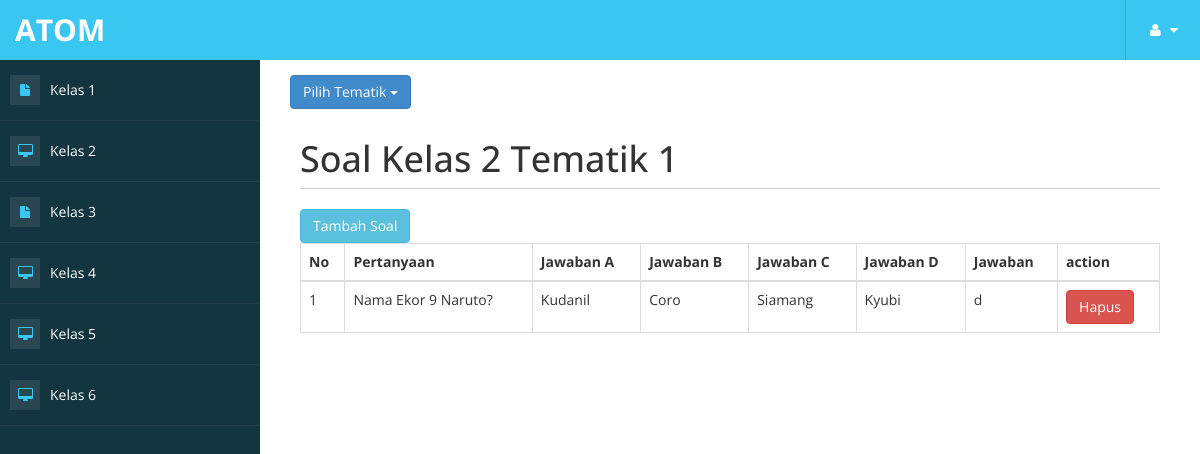
/menusoal.php?kelas=2, run on the app's committed database.
### tables this page shows
CREATE TABLE `tb_soalkelas` (
  `id_soal` int(10) NOT NULL,
  `kelas` int(1) NOT NULL,
  `tematik` int(1) NOT NULL,
  `pertanyaan` text NOT NULL,
  `a` varchar(100) NOT NULL,
  `b` varchar(100) NOT NULL,
  `c` varchar(100) NOT NULL,
  `d` varchar(100) NOT NULL,
  `jawaban` text NOT NULL
);

### menusoal.php (the view, shortened to what this page needs)
<!DOCTYPE html>
<html xmlns="http://www.w3.org/1999/xhtml">
<head>
    <link href="assets/css/bootstrap.css" rel="stylesheet" />
    <link href="assets/css/font-awesome.css" rel="stylesheet" />
    <link href="assets/css/custom-styles.css" rel="stylesheet" />
</head>
<?php
include "koneksi.php";
  if(!isset($_GET['kelas'])){
    $kelas = 1;
  }else{
    $kelas = $_GET['kelas'];
  }
  if(!isset($_GET['tematik'])){
    $tematik = 1;
  }else{
    $tematik = $_GET['tematik'];
  }
?>
<body>
    <div id="wrapper">
        <nav class="navbar navbar-default top-navbar" role="navigation">
            <div class="navbar-header">
                <a class="navbar-brand" href="login.html">ATOM</a>
            </div>
            <ul class="nav navbar-top-links navbar-right">
                <li class="dropdown">
                    <a class="dropdown-toggle" data-toggle="dropdown" href="#" aria-expanded="false">
                        <i class="fa fa-user fa-fw"></i> <i class="fa fa-caret-down"></i>
                    </a>
                </li>
            </ul>
        </nav>
        <nav class="navbar-default navbar-side" role="navigation">
            <div class="sidebar-collapse">
                <ul class="nav" id="main-menu">
                    <li>
                        <a href="menusoal.php?kelas=1"><i class="fa fa-fw fa-file"></i>Kelas 1</a>
                    </li>
                    <li>
                        <a href="menusoal.php?kelas=2"><i class="fa fa-desktop"></i>Kelas 2</a>
                    </li>
                    <li>
                        <a href="menusoal.php?kelas=3"><i class="fa fa-fw fa-file"></i>Kelas 3</a>
                    </li>
                    <li>
                        <a href="menusoal.php?kelas=4"><i class="fa fa-desktop"></i>Kelas 4</a>
                    </li>
                    <li>
                        <a href="menusoal.php?kelas=5"><i class="fa fa-desktop"></i>Kelas 5</a>
                    </li>
                    <li>
                        <a href="menusoal.php?kelas=6"><i class="fa fa-desktop"></i>Kelas 6</a>
                    </li>
                </ul>
            </div>
        </nav>
        <div id="page-wrapper">
          <div class="dropdown">
           <button class="btn btn-primary dropdown-toggle" type="button" data-toggle="dropdown">Pilih Tematik
           <span class="caret"></span></button>
         </div>
            <div id="page-inner">
                <div class="row">
                    <div class="col-md-12">
                        <h1 class="page-header">
                            Soal Kelas <?=$kelas?> Tematik <?=$tematik?>
                        </h1>
                        <div class="row">
                            <div class="col-lg-12">
                                <button type="button" class="btn btn-info" data-toggle="modal" data-target="#myModal">Tambah Soal</button>
                                <table class="table table-bordered">
                                  <thead>
                                    <tr>
                                      <th>No</th>
                                      <th>Pertanyaan</th>
                                      <th>Jawaban A</th>
                                      <th>Jawaban B</th>
                                      <th>Jawaban C</th>
                                      <th>Jawaban D</th>
                                      <th>Jawaban</th>
                                      <th>action</th>
                                    </tr>
                                  </thead>
                                  <tbody>
                                    <?php
                                      $data_kelas = mysqli_query($koneksi,"SELECT * FROM tb_soalkelas where kelas=".$kelas." && tematik=".$tematik."");
                                      $no = 0;
                                      foreach($data_kelas as $d_k){?>
                                      <tr>
                                        <td><?=$no+1?></td>
                                        <td><?=$d_k['pertanyaan']?></td>
                                        <td><?=$d_k['a']?></td>
                                        <td><?=$d_k['b']?></td>
                                        <td><?=$d_k['c']?></td>
                                        <td><?=$d_k['d']?></td>
                                        <td><?=$d_k['jawaban']?></td>
                                        <td><a href="http://localhost/bob/menusoal.php?kelas=<?=$kelas?>&tematik=<?=$tematik?>&id_soal=<?=$d_k['id_soal']?>"><button type="button" class="btn btn-danger" >Hapus</button></a></td>
                                      </tr>
                                      <?php
                                      }
                                     ?>
                                  </tbody>
                                </table>
                            </div>
                        </div>
</body>
</html>

### assets/css/custom-styles.css (style rules this page uses)
body { font-family: 'Open Sans', sans-serif; }
#wrapper { width: 100%; background: #13353F; }
#page-wrapper { padding: 15px 15px; min-height: 600px; background: #FFFFFF; }
#page-inner { width:100%; margin:10px 20px 10px 0px; background-color:transparent; padding:10px; min-height:1200px; }
h1, .h1, h2, .h2, h3, .h3 { margin-top: 7px; margin-bottom: -5px; }
.navbar-side .nav > li > a > i { color: #39C6F0; background: rgba(255, 255, 255, 0.09); padding: 8px; width: 30px; text-align: center; }
.page-header { padding-bottom: 9px; margin: 10px 0 20px; border-bottom: 1px solid #C7D1DD; }
.top-navbar { margin:0px; }
.top-navbar .navbar-brand { color: #fff; width: 260px; text-align: left; height: 60px; font-size: 30px; font-weight: 700; text-transform: uppercase; line-height: 30px; }
.top-navbar .nav > li { position: relative; display: inline-block; margin: 0px; padding: 0px; }
.top-navbar .nav > li > a { position: relative; display: block; padding: 20px; color: #FFFFFF; border-left: 1px solid #40A7C5; margin: 0px; }
.sidebar-collapse , .sidebar-collapse .nav { background:none; }
.sidebar-collapse .nav { padding:0; }
.sidebar-collapse .nav > li > a { color:#fff; background:transparent; text-shadow:none; }
.sidebar-collapse > .nav > li > a { padding:15px 10px; }
.sidebar-collapse > .nav > li { border-bottom: 1px solid rgba(107, 108, 109, 0.19); }
.navbar-side { border:none; background-color: transparent; }
.top-navbar { background: #39C6F0; border-bottom:none; }
.top-navbar .nav > li > a > i { margin-right: 2px; }
.navbar-default { border:0px solid black; }
.navbar-header { background: #39C6F0; }
.nav > li > a > i { margin-right:10px; color: #FFFFFF; }
@media (min-width:768px) { #page-wrapper { margin: 0 0 0 260px; padding: 15px 30px; min-height: 1200px; } }
@media (min-width:768px) { .navbar-side { z-index: 1; position: absolute; width: 260px; } }
@media (min-width:768px) { .navbar { border-radius: 0px; } }

### data on the page
tb_soalkelas: pertanyaan "Nama Ekor 9 Naruto?", a "Kudanil", b "Coro", c "Siamang", d "Kyubi", jawaban "d"

### other printed values
$kelas "2"
$tematik "1"
